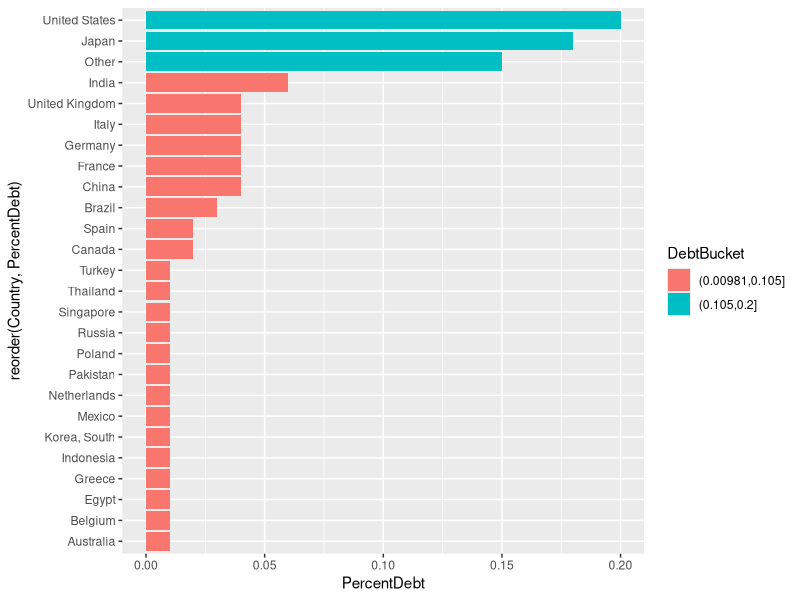
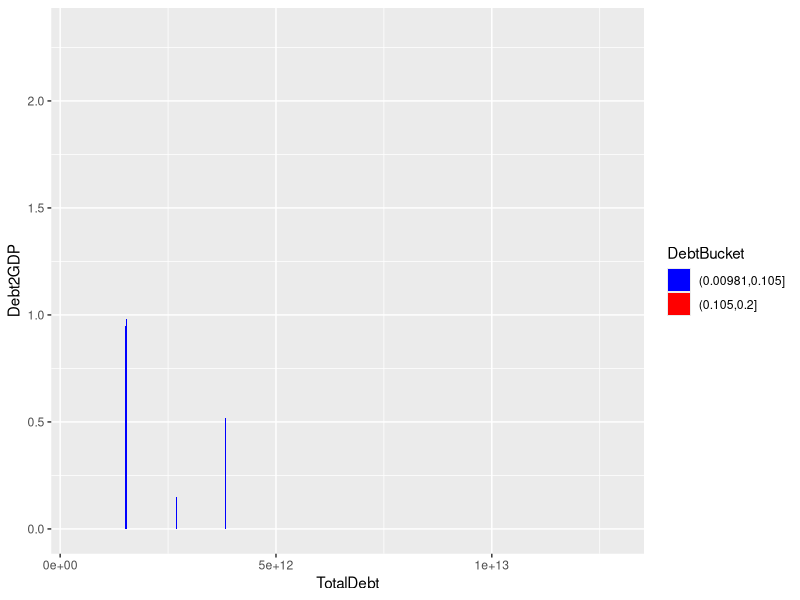
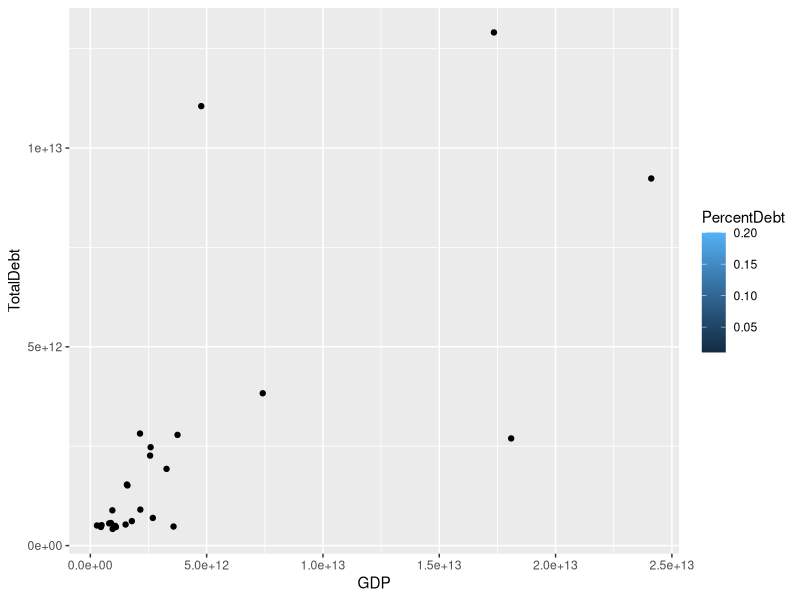

These figures' R source, in order:
setwd('Desktop/Data_Vis_Code_Files/lesson2/')

library(ggplot2)

data <- read.csv('global_debt2.csv')

names(data) <- c("Country", "Continent", "Region", "Debt2GDP", "TotalDebt", "GDP", "PercentDebt")

data$DebtBucket <- cut(data$PercentDebt, breaks=2)

ggplot(aes(x=reorder(Country, PercentDebt), y=PercentDebt, fill=DebtBucket), data=data) +
  geom_bar(stat='identity') +
  coord_flip()

ggplot(data, aes(x=TotalDebt, y=Debt2GDP, fill=DebtBucket)) +
  geom_bar(stat='identity') +
  scale_fill_manual(values=c("blue", "red"))

ggplot(aes(x=GDP, y=TotalDebt, fill=PercentDebt), data=data) +
  geom_point()


